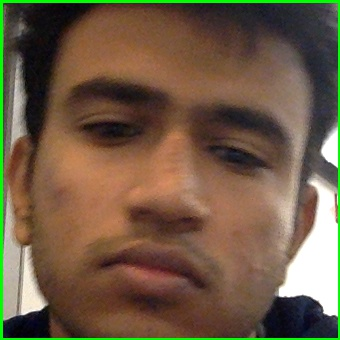
#> input picture Training/att_faces/Harshil/Image_192.jpg, 340 x 340 px, found by its file name
$ python reco.py
#> lines starting #> are read from the running program, lines starting #| are printed output that depends on the picture; after the words box and inside, x2 and y2 are one past the last pixel; in counts of white or black regions, pixels touching at a corner belong together
import cv2, sys, numpy, os
import time
import _thread
from cv2 import face

labl = []
size = 5
face_cascade = cv2.CascadeClassifier('haarcascade_frontalface_default.xml')
fn_dir = '/Users/harshilprajapati/Desktop/Boston University/Semester 1/Product Design in ECE/RobotFilmMaker/RobotFilmmaker/Training/att_faces'
flag =0

print('Training...')

(images, lables, names, id) = ([], [], {}, 0)
for (subdirs, dirs, files) in os.walk(fn_dir):
    for subdir in dirs:
        names[id] = subdir
        subjectpath = os.path.join(fn_dir, subdir)
        for filename in os.listdir(subjectpath):
            if filename.startswith('I'):
                path = subjectpath + '/' + filename
                #print(filename)
                lable = id
                ximg=cv2.imread(path, 0)
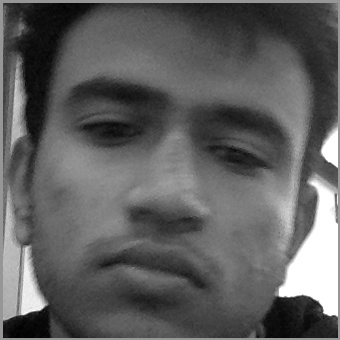
#> ximg: shape (340, 340); min 0, max 255, mean 95.1
                ximg=cv2.resize(ximg,(125,125))
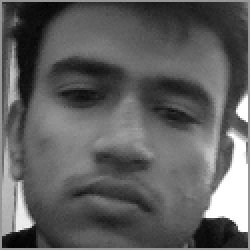
#> ximg: shape (125, 125) (shown 2 times larger); min 1, max 255, mean 95
                otsu = cv2.adaptiveThreshold(ximg,255,cv2.ADAPTIVE_THRESH_MEAN_C,cv2.THRESH_BINARY,11,2)
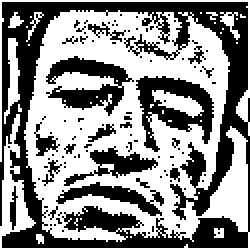
#> otsu: shape (125, 125) (shown 2 times larger); 55.1% white; 94 black regions (82 under 20 px), largest, box (x1, y1, x2, y2) and area: (0, 1, 125, 124) 4541, (68, 38, 107, 76) 685, (23, 28, 67, 58) 597
                images.append(otsu)
                lables.append(int(lable))
        id += 1
#> id = 1
(im_width, im_height) = (125, 125)
#print(lables)

(images, lables) = [numpy.array(lis) for lis in [images, lables]]

model = face.FisherFaceRecognizer_create()

#> (the run stopped early here; a loop or call above may not have finished)
